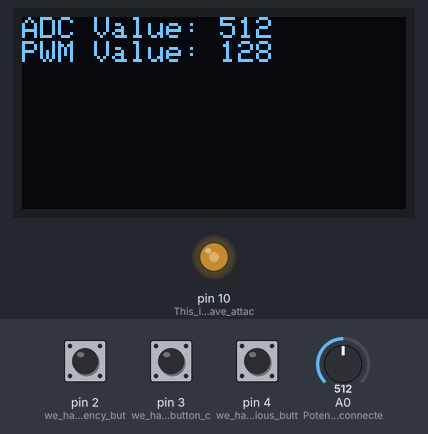
Bench run of a sketch on a simulated Arduino Uno, built with avr-gcc and run on an emulated ATmega328P. On the bench: 128×64 one-colour display, output pins drawn as LEDs (lit = HIGH). Inputs (shaded band) come from the test bench; at power-on: pin 2 (we_have_our_emergency_but) HIGH, pin 3 (we_have_our_Next_button_c) HIGH, pin 4 (we_have_our_Previous_butt) HIGH, A0 (Potentiometer_is_connecte) = 512. EEPROM starts erased; what the sketch prints to the serial monitor is not drawn.

Above: at 1.2 s.
1.3 s: pin 2 (we_have_our_emergency_but) pulled LOW for 0.15 s
At 2.3 s:
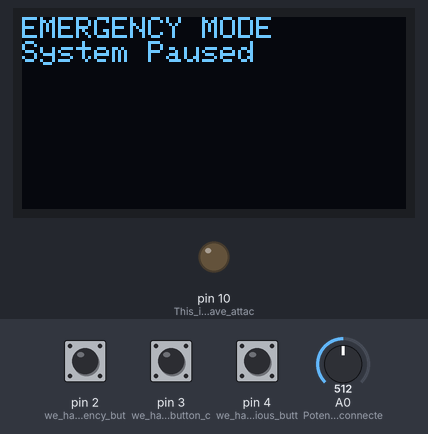
4.4 s: pin 3 (we_have_our_Next_button_c) pulled LOW for 0.15 s
At 4.9 s:
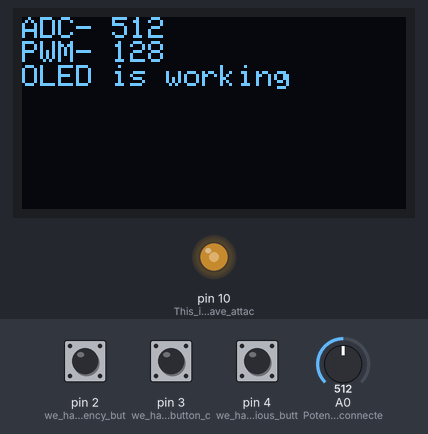
6.0 s: pin 3 (we_have_our_Next_button_c) pulled LOW for 1 s
At 6.8 s:
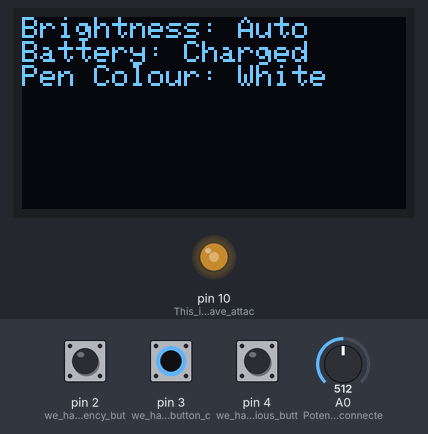
8.5 s: pin 4 (we_have_our_Previous_butt) pulled LOW for 0.15 s
At 9.1 s:
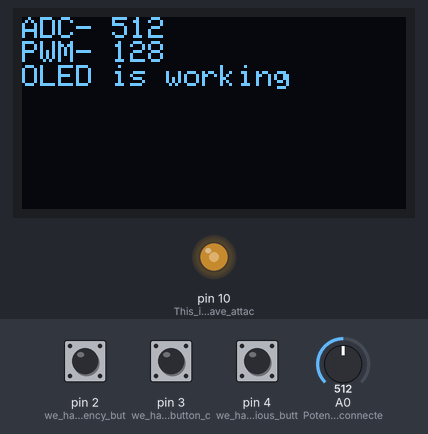
10.1 s: A0 (Potentiometer_is_connecte) set to 716
At 10.16 s:
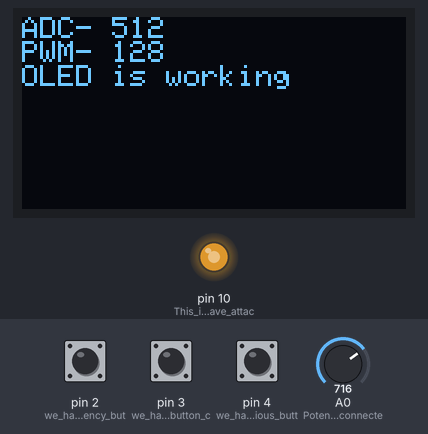
11.7 s: A0 (Potentiometer_is_connecte) set to 900
At 12.8 s:
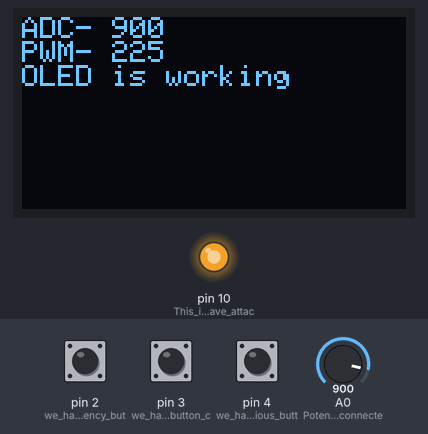
Timing chart, 0 to 14.3 s (numbered marks = the images above; inputs shaded):
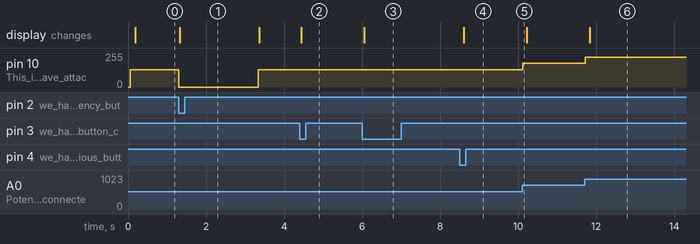

The sketch:

Real_Time_OLED_Dashboard.ino
```cpp
/*
--------------------------------------------------
Project : Real-Time OLED Embedded Dashboard
Author  : Nandineesh Tripathi
Platform: Arduino Uno

Features:
- ADC input via potentiometer
- PWM output control
- SSD1306 OLED dashboard
- UART diagnostics
- Interrupt-based emergency button
- Non-blocking scheduler
- FSM page navigation
- EEPROM page persistence
--------------------------------------------------
*/

//Installing libraries
#include <Wire.h>
#include <Adafruit_GFX.h>
#include <Adafruit_SSD1306.h>
#include <EEPROM.h>
//initialising the OLED screen:
#define SCREEN_WIDTH 128
#define SCREEN_HEIGHT 64
Adafruit_SSD1306 display(SCREEN_WIDTH, SCREEN_HEIGHT, &Wire, -1);
//Variables we need to define
volatile bool pressed=false;
bool paused=false;
unsigned long lastInterruptTime=0;
const unsigned long debounceDelay=100;
unsigned long InterruptTime1=0;
unsigned long InterruptTime2=0;
int storedPage;
// Variables for the data of this system we have the struct SystemData where the variables related to data like ADC value and PWM output
struct SystemData{
  int adc_value; //ADC value which we will get from the potentiometer
  int pwm_output; //Equivalent PWM output we need for the LED
};

//similarly we have a struct for times where the variables related to time are mentioned
struct SystemTime{
  unsigned long ctime=0; //current time
  unsigned long ptime1=0; // previous value of time at different task are reffered as ptimeX here
  unsigned long ptime2=0;
  unsigned long ptime3=0;
  unsigned long ptime4=0;
};

//similarly we have a structure for Navigations and buttons
struct SystemNavigatingButtons{
  int PreviousButtonState; //Previous state of next button
  int CurrentButtonState; // Current state of next button
  int PrevPButtonState; // previous state of previous button
  int CurrentPButtonState; // current state of next button
};

SystemData data;
SystemNavigatingButtons buttons;
SystemTime time;

enum Page{ //We created this enum for different pages of the OLED system
  HOME_PAGE, // here it will show the value of ADC vale and PWM output
  UART_PAGE, //On this page we will be having UART debugging related things
  STATUS_PAGE, // this page will define overall status of the system like brightness,font etc
  PAGE_COUNT // this store the total number of pages we have in the OLED screen
};
Page currentPage;
//Now we have defined all those variables it is time for defining the task here

// The first task which we have is PWM ADC task here we will read the ADC value of potentiometer and will give the equivalent output PWM value to the LED.
void pwm_adc_task(){
  data.adc_value=analogRead(A0); //Reading the value of Potentiometer pin i.e. A0
  data.pwm_output=(data.adc_value/4); // Converting that ADC value to the PWM value by deviding it by 4 as ADC range is 4 times the range of PWM.
  analogWrite(10,data.pwm_output); // Providing the converted PWM value to LED Pin that is pin 10.
}

void uart_debug(){ // This is our UART debug function this will print the values of PWM and ADC and working status of OLED
  Serial.print("ADC value: ");
  Serial.println(data.adc_value);
  Serial.print("PWM value: ");
  Serial.println(data.pwm_output);
  Serial.println("OLED is working");
}
//Now we have OLED tasks like switching of page and displaying the values we have to split the OLED functions in different segments
void oled(){ // this is our general function of page switching
  if (currentPage==HOME_PAGE){
    oled_homePage();
  }
  else if(currentPage==UART_PAGE){
    oled_UARTPage();
  }
  else if(currentPage==STATUS_PAGE){
    oled_StatusPage();
  }
}

void oled_homePage(){//This is homepage our OLED screen here we will have ADC value and PWM value shown on the screen
  display.clearDisplay();
  display.setTextColor(SSD1306_WHITE);
  display.setTextSize(1);
  display.setCursor(0,0);
  display.print("ADC Value: ");// ADC input value of Potentiometer
  display.println(data.adc_value);
  display.print("PWM Value: "); //PWM output Value of LED
  display.println(data.pwm_output);
  display.display();
}
void oled_StatusPage(){// This is status page and it will display status of the machine like brightness,font and battery
  display.clearDisplay();
  display.setTextColor(SSD1306_WHITE);
  display.setTextSize(1);
  display.setCursor(0,0);
  display.println("Brightness: Auto");
  display.println("Battery: Charged");
  display.print("Pen Colour: White");
  display.display();
}

void oled_UARTPage(){ // this is UART debug page
  display.clearDisplay();
  display.setTextColor(SSD1306_WHITE);
  display.setTextSize(1);
  display.setCursor(0,0);
  display.print("ADC- "); //ADC input value of potentiometer
  display.println(data.adc_value);
  display.print("PWM- "); //PWM output value of LED
  display.println(data.pwm_output);
  display.println("OLED is working"); //Working status of OLED
  display.display();
}

void paused_screen(){ //This is an emergency mode screen here the system will be paused for some time when the black button is pressed
  display.clearDisplay();
  display.setTextColor(SSD1306_WHITE);
  display.setTextSize(1);
  display.setCursor(0,0);
  display.println("EMERGENCY MODE");
  display.println("System Paused");
  display.display();
}
/* Now the all the tasks are over now we have need a scheduler to schedule our task in regular time intervals */
void scheduler(void (*func)(), int x,unsigned long * timer){
  if (millis()-*timer>=x){
    func(); //Its function is that when a sufficient ammount of time passes it has to execute the function again
    *timer=millis();
  }
}
//We don't want the system to continuosly check for the emergency button instead of that we want that when button is pressed it stop doing its other task and get to the emergency mode for this we will use interrupt
void ISR_function(){
  unsigned long interruptTime=millis();
  if(interruptTime-lastInterruptTime>debounceDelay){//here we are preventing the system from reading multiple press at once
    pressed=true;
    lastInterruptTime=interruptTime;
  }
}

void setup(){ // this is our arduino setup function
  pinMode(2, INPUT_PULLUP);  // we have our emergency button attached to pin number 2
  pinMode(3, INPUT_PULLUP); // we have our Next button connected to pin number 3
  pinMode(4, INPUT_PULLUP); // we have our Previous button connected to pin number 4
  /* We have used pull up resistance all above just to remove the floating input and set the default value to 1 */
  Serial.begin(9600); //Started our serial board with a communication speed of 9600 bits per second herr
  pinMode(10, OUTPUT); //This is LED we have attached it to pin number 10
  pinMode(A0, INPUT); // Potentiometer is connected to pin A0
  storedPage = EEPROM.read(0); //We are also using EEPROM in this system to store the page we were at when system was at power last time
  Serial.print("EEPROM Page = ");
  Serial.println(storedPage);
  currentPage = (Page)storedPage;
  if(currentPage >= PAGE_COUNT)
  {
    currentPage = HOME_PAGE;
  }
  attachInterrupt(digitalPinToInterrupt(2), ISR_function, FALLING); //assigning pin 2 as interrupt
  display.begin(SSD1306_SWITCHCAPVCC, 0x3C);
  display.clearDisplay();
  oled();
  buttons.PreviousButtonState = HIGH;
  buttons.PrevPButtonState = HIGH;
}
//Now the setup is done let us move on the loop
void loop(){
  time.ctime=millis(); //reading the current time

  buttons.CurrentButtonState=digitalRead(3); //This reads the state of Next button
  buttons.CurrentPButtonState=digitalRead(4); // this reads the state of previous button

  if(buttons.CurrentButtonState==0 && buttons.PreviousButtonState==1){
  if(time.ctime-InterruptTime1>debounceDelay){// preventing multiple button press readings
    currentPage=(Page)(currentPage+1)%PAGE_COUNT; //Changing the page to next page
    EEPROM.update(0, (int)currentPage); // storing the next page in EEPROM
    InterruptTime1=time.ctime;
    }
  }

  if(buttons.CurrentPButtonState==0 && buttons.PrevPButtonState==1){
    if(time.ctime-InterruptTime2>debounceDelay){ //same logic as above
      currentPage=(Page)((currentPage+2)%PAGE_COUNT); // changing the page to next page
      EEPROM.update(0,(int)currentPage); // storing the page in EEPROM
      InterruptTime2=time.ctime;
    }
  }

  if(pressed && !paused){//WE made the function to enter the paused state of the system
  paused=true;
  time.ptime4=time.ctime;
  pressed=false;
  analogWrite(10,0); //turning the LED off
  Serial.println("Emergency Pause Activated"); // Sending the state through serial board
  }

  if(paused){ // pause state
    paused_screen(); // it will show our paused screen

    if(time.ctime-time.ptime4>=2000){
      paused=false; // after 2 seconds it will again be back to normal mode
      Serial.println("System Resumed");
    }
  }

  else{ // we are executing the task of normal mode here
    scheduler(pwm_adc_task,20,&time.ptime1);
    scheduler(oled,150,&time.ptime2);
    scheduler(uart_debug,500,&time.ptime3);
  }
  buttons.PreviousButtonState=buttons.CurrentButtonState; //Storing the button state of the Next button
  buttons.PrevPButtonState=buttons.CurrentPButtonState; // storing the button state of the Previous button
}
```

Measured:
- after the input at 1.3 s, pin 10 (This_is_LED_we_have_attac): 128/255 → 0/255 at once, → 128/255 2.0 s later; the display: changes at once (image 1)
- after the input at 4.4 s, the display: changes at once (image 2)
- after the input at 6.0 s, the display: changes after 0.05 s (image 3)
- after the input at 8.5 s, the display: changes after 0.10 s (image 4)
- after the input at 10.1 s, pin 10 (This_is_LED_we_have_attac): 128/255 → 179/255 at once
- after the input at 11.7 s, pin 10 (This_is_LED_we_have_attac): 179/255 → 225/255 at once; the display: changes after 0.13 s (image 6)
